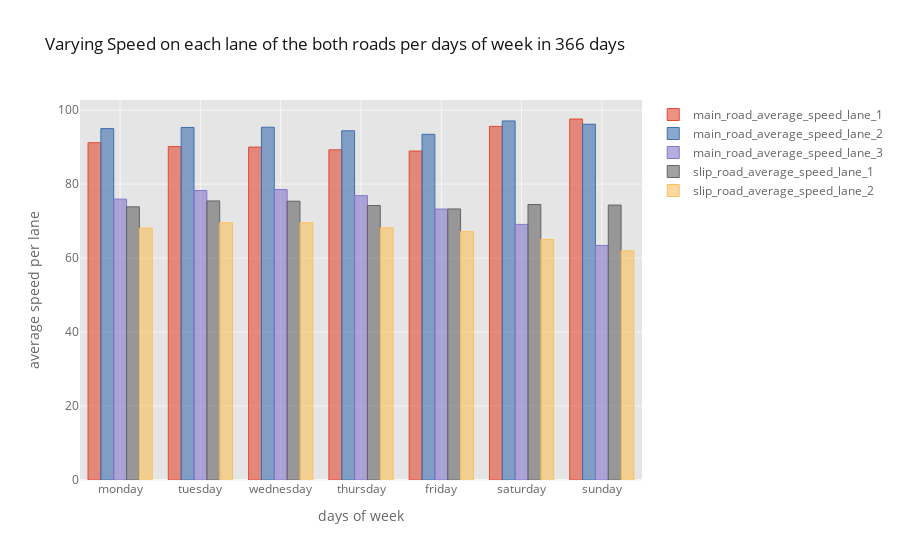

The notebook cell saved with this chart:
### Markdown cell above
Plotted graph showing the mean of the Varying Speed on each lane between the Main road and Slip road per days of week

### Code cell
df_main_speed_mean_per_dayofweek=df_main_speed.groupby(main_road['timestamp'].dt.dayofweek)["main_road_average_speed_lane_1","main_road_average_speed_lane_2","main_road_average_speed_lane_3"].mean().reset_index()
df_slip_speed_mean_per_dayofweek=df_slip_speed.groupby(slip_road['timestamp'].dt.dayofweek)["slip_road_average_speed_lane_1","slip_road_average_speed_lane_2"].mean().reset_index()

##merge the two dataframe
main_slip_speed_mean_per_dayofweek = pd.merge(df_main_speed_mean_per_dayofweek, df_slip_speed_mean_per_dayofweek, on='timestamp')
main_slip_speed_mean_per_dayofweek['timestamp']= ['monday','tuesday','wednesday','thursday','friday','saturday','sunday']

##do vehicle speed varies from the slip road and main road
main_slip_speed_mean_per_dayofweek.iplot(kind="bar",
                                width=50.0,
                                size=40,
                                sortbars=True,title="Varying Speed on each lane of the both roads per days of week in 366 days",
                                keys =["main_road_average_speed_lane_1","main_road_average_speed_lane_2",
                                  "main_road_average_speed_lane_3","slip_road_average_speed_lane_1",
                                  "slip_road_average_speed_lane_2"],
                                x = ["timestamp"],xTitle="days of week", yTitle="average speed per lane",
                                theme="ggplot")

### Figure 1 — Plotly figure (JSON) as saved in the notebook; plotly's stock layout.template omitted (floating-point values rounded to 4 significant figures)
{"data": [{"marker": {"color": "rgba(226, 74, 51, 0.6)", "line": {"color": "rgba(226, 74, 51, 1.0)", "width": 1}}, "name": "main_road_average_speed_lane_1", "orientation": "v", "text": "", "type": "bar", "x": ["monday", "tuesday", "wednesday", "thursday", "friday", "saturday", "sunday"], "y": [91.21, 90.16, 90.02, 89.28, 88.95, 95.62, 97.62]}, {"marker": {"color": "rgba(62, 111, 176, 0.6)", "line": {"color": "rgba(62, 111, 176, 1.0)", "width": 1}}, "name": "main_road_average_speed_lane_2", "orientation": "v", "text": "", "type": "bar", "x": ["monday", "tuesday", "wednesday", "thursday", "friday", "saturday", "sunday"], "y": [95.02, 95.33, 95.4, 94.42, 93.48, 97.1, 96.2]}, {"marker": {"color": "rgba(132, 118, 202, 0.6)", "line": {"color": "rgba(132, 118, 202, 1.0)", "width": 1}}, "name": "main_road_average_speed_lane_3", "orientation": "v", "text": "", "type": "bar", "x": ["monday", "tuesday", "wednesday", "thursday", "friday", "saturday", "sunday"], "y": [75.95, 78.27, 78.54, 76.89, 73.27, 69.12, 63.43]}, {"marker": {"color": "rgba(101, 101, 101, 0.6)", "line": {"color": "rgba(101, 101, 101, 1.0)", "width": 1}}, "name": "slip_road_average_speed_lane_1", "orientation": "v", "text": "", "type": "bar", "x": ["monday", "tuesday", "wednesday", "thursday", "friday", "saturday", "sunday"], "y": [73.87, 75.47, 75.39, 74.22, 73.3, 74.49, 74.34]}, {"marker": {"color": "rgba(251, 193, 94, 0.6)", "line": {"color": "rgba(251, 193, 94, 1.0)", "width": 1}}, "name": "slip_road_average_speed_lane_2", "orientation": "v", "text": "", "type": "bar", "x": ["monday", "tuesday", "wednesday", "thursday", "friday", "saturday", "sunday"], "y": [68.12, 69.55, 69.57, 68.19, 67.16, 65.04, 61.96]}], "layout": {"legend": {"bgcolor": "#FFFFFF", "font": {"color": "#666666"}}, "paper_bgcolor": "#FFFFFF", "plot_bgcolor": "#E5E5E5", "title": {"font": {"color": "#151516"}, "text": "Varying Speed on each lane of the both roads per days of week in 366 days"}, "xaxis": {"gridcolor": "#F6F6F6", "showgrid": true, "tickfont": {"color": "#666666"}, "title": {"font": {"color": "#666666"}, "text": "days of week"}, "zerolinecolor": "#F6F6F6"}, "yaxis": {"gridcolor": "#F6F6F6", "showgrid": true, "tickfont": {"color": "#666666"}, "title": {"font": {"color": "#666666"}, "text": "average speed per lane"}, "zerolinecolor": "#F6F6F6"}}}
